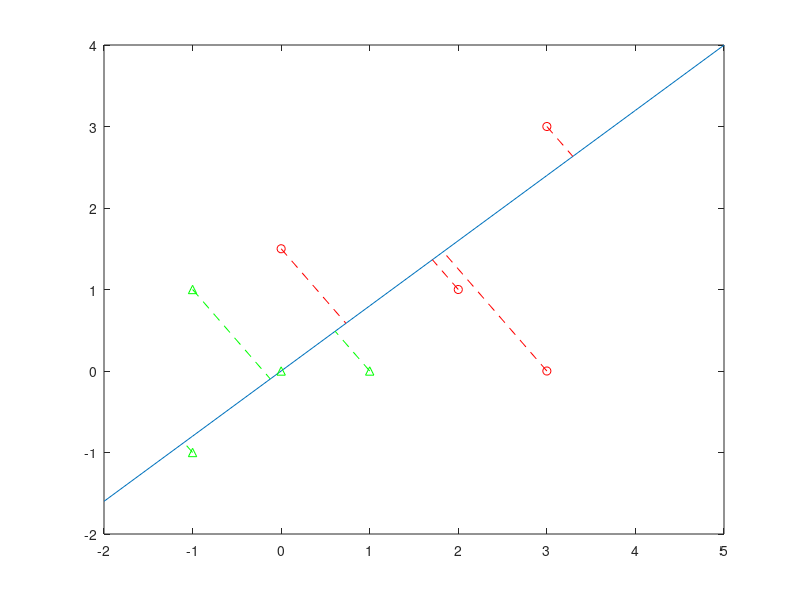

Source code (MATLAB): (Note: this script raises an error after producing the figure.)
C1 = [[3;3] [3;0] [2;1] [0;1.5]];
C2 = [[-1;1] [0;0] [-1;-1] [1;0]];
UC1=[]; %<--- (mean-element) of class 1
UC2=[]; %<--- (mean-element) of class 2
u1 = mean(C1,2); %<---mean of class 1
u2 = mean(C2,2); %<---mean of class 2
for c1=C1
   d = u1-c1;
   UC1 = [UC1,d];
end
for c2=C2
   d = u2-c2;
   UC2 = [UC2,d];
end
S1 =zeros(2,2);  %<---- sum scatter matrix of class 1
S2 =zeros(2,2);  %<---- sum scatter matrix of class 2
for U = UC1 %<---to find scatter matrix sum for class 1
    A = U*U';
    S1 = S1+A;
end
for U = UC2  %<---to find scatter matrix sum for class 2
    A = U*U';
    S2 = S2+A;
end
SW = S1+S2; %<---- Total sum of SCATTER MATRIX
U = u1-u2;  %<--- differnce between mean
ISW = inv(SW); %<--- Inverse of scatter matrix
e = ISW*U;  %<--- Direction of vector of projection
m = e(2)/e(1);  %<-- slope of projection line
x = -2:1:5;
y = m*x;
plot(x,y); %<--- to print projection line
e = e/norm(e); %<-- to find unit vector in dirction of e
hold on;
Temp = [];
for i = C1
    plot(i(1),i(2),'ro');  %<--- to print point
    poL = dot(i,e);
    proP = poL*e; %<--- projected point on line
    Temp = [Temp,proP];
    plot([ i(1) proP(1)] ,[i(2) proP(2)],'r--'); %<--- to draw line
hold on;
end
for i = C2
    plot(i(1),i(2),'g^');
    poL = dot(i,e);
    proP = poL*e;
    Temp = [Temp,proP];
    plot([ i(1) proP(1)] ,[i(2) proP(2)],'g--');
end
Temp = vertcat(Temp,ones(1,length(Temp)));
C1 = vertcat(C1,ones(1,length(C1))); %<---- augmented C1
C2 = vertcat(C2,ones(1,length(C2))); %<---- augmented C2
label=[ones(1,length(C1)),-ones(1,length(C2))];
W = [0;0;0];
eta = .02;
epoc =10000;
C = [C1,C2];
W = perceptron(Temp, label,epoc, eta, W);%<-- weight vector
A = W(1,1);
B = W(2,1);
CW = W(3,1);
X = [-1:1:2];
plot(X, (-CW-A*X)/B,'c'); %<--- to display classifier
eta = .01; %<-- learing rate
W = [0;0;0]; %<---- augmented weight vector
b = 1.5; %<---- margin
threshold = 0.02;
err = 10;

while (err > threshold)
    li = 0;
    for Ci = C
	li = li+1;
        err = norm(eta*(b-W'*Ci*label(li))*Ci);
        if err > threshold
	        W = W + eta*(b-W'*Ci*label(li))*Ci*label(li);
        end  
    end  
end
A = W(1,1);
B = W(2, 1);
C = W(3,1);
X = -2:1:4;
plot(X, (-C-A*X)/B,'k');
h = zeros(7, 1);
h(1) = plot(NaN,NaN,'ro');
h(2) = plot(NaN,NaN,'g^');
h(3) = plot(NaN,NaN,'b');
h(4) = plot(NaN,NaN,'r--');
h(5) = plot(NaN,NaN,'g--');
h(6) = plot(NaN,NaN,'c');
h(7) = plot(NaN,NaN,'k');

legend(h, 'Class C1','Class C2','FLDA','projection of C1 on flda','projection of C2 on flda','linear sepration of flda Data','LMS');